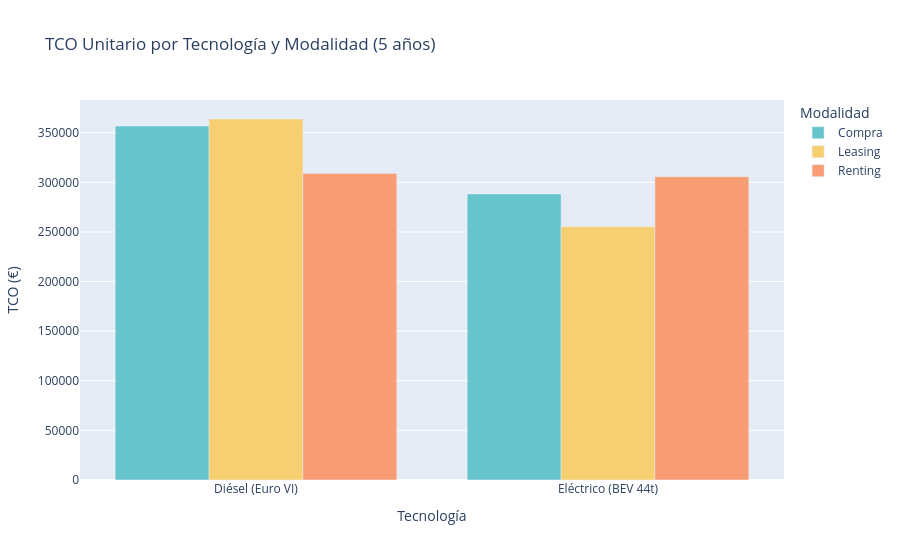

Notebook code for this chart:
### Code cell
# Visualización Plotly: TCO Unitario
data_plot = []
for tec, label in [("diesel", "Diésel (Euro VI)"), ("electrico", "Eléctrico (BEV 44t)")]:
    for mod in ["compra", "leasing", "renting"]:
        v = abs(tabla["por_camion"][tec][mod]["tco_van_acumulado"])
        data_plot.append({"Tecnología": label, "Modalidad": mod.capitalize(), "TCO (€)": v})

df_unit = pd.DataFrame(data_plot)
fig1 = px.bar(df_unit, x="Tecnología", y="TCO (€)", color="Modalidad", barmode="group",
             title="TCO Unitario por Tecnología y Modalidad (5 años)",
             color_discrete_sequence=px.colors.qualitative.Pastel)
fig1.update_layout(yaxis_tickformat=".0f")
fig1.show()

### Figure 1 — Plotly figure (JSON) as saved in the notebook; plotly's stock layout.template omitted (floating-point values rounded to 4 significant figures)
{"data": [{"alignmentgroup": "True", "hovertemplate": "Modalidad=Compra<br>Tecnología=%{x}<br>TCO (€)=%{y}<extra></extra>", "legendgroup": "Compra", "marker": {"color": "rgb(102, 197, 204)", "pattern": {"shape": ""}}, "name": "Compra", "offsetgroup": "Compra", "orientation": "v", "showlegend": true, "textposition": "auto", "type": "bar", "x": ["Diésel (Euro VI)", "Eléctrico (BEV 44t)"], "xaxis": "x", "y": [356700.0, 288300.0], "yaxis": "y"}, {"alignmentgroup": "True", "hovertemplate": "Modalidad=Leasing<br>Tecnología=%{x}<br>TCO (€)=%{y}<extra></extra>", "legendgroup": "Leasing", "marker": {"color": "rgb(246, 207, 113)", "pattern": {"shape": ""}}, "name": "Leasing", "offsetgroup": "Leasing", "orientation": "v", "showlegend": true, "textposition": "auto", "type": "bar", "x": ["Diésel (Euro VI)", "Eléctrico (BEV 44t)"], "xaxis": "x", "y": [363800.0, 255300.0], "yaxis": "y"}, {"alignmentgroup": "True", "hovertemplate": "Modalidad=Renting<br>Tecnología=%{x}<br>TCO (€)=%{y}<extra></extra>", "legendgroup": "Renting", "marker": {"color": "rgb(248, 156, 116)", "pattern": {"shape": ""}}, "name": "Renting", "offsetgroup": "Renting", "orientation": "v", "showlegend": true, "textposition": "auto", "type": "bar", "x": ["Diésel (Euro VI)", "Eléctrico (BEV 44t)"], "xaxis": "x", "y": [309000.0, 305700.0], "yaxis": "y"}], "layout": {"barmode": "group", "legend": {"title": {"text": "Modalidad"}, "tracegroupgap": 0}, "title": {"text": "TCO Unitario por Tecnología y Modalidad (5 años)"}, "xaxis": {"anchor": "y", "domain": [0, 1], "title": {"text": "Tecnología"}}, "yaxis": {"anchor": "x", "domain": [0, 1], "tickformat": ".0f", "title": {"text": "TCO (€)"}}}}
